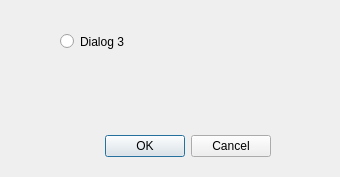
<?xml version="1.0" encoding="UTF-8"?>
<ui version="4.0">
 <class>Dialog_3_Window</class>
 <widget class="QDialog" name="Dialog_3_Window">
  <property name="geometry">
   <rect>
    <x>0</x>
    <y>0</y>
    <width>340</width>
    <height>177</height>
   </rect>
  </property>
  <property name="windowTitle">
   <string>Dialog</string>
  </property>
  <widget class="QDialogButtonBox" name="buttonBox">
   <property name="geometry">
    <rect>
     <x>-70</x>
     <y>130</y>
     <width>341</width>
     <height>32</height>
    </rect>
   </property>
   <property name="orientation">
    <enum>Qt::Horizontal</enum>
   </property>
   <property name="standardButtons">
    <set>QDialogButtonBox::Cancel|QDialogButtonBox::Ok</set>
   </property>
  </widget>
  <widget class="QRadioButton" name="dialog_3_radio_button">
   <property name="geometry">
    <rect>
     <x>60</x>
     <y>30</y>
     <width>112</width>
     <height>23</height>
    </rect>
   </property>
   <property name="text">
    <string>Dialog 3</string>
   </property>
  </widget>
 </widget>
 <resources/>
 <connections>
  <connection>
   <sender>buttonBox</sender>
   <signal>accepted()</signal>
   <receiver>Dialog_3_Window</receiver>
   <slot>accept()</slot>
   <hints>
    <hint type="sourcelabel">
     <x>248</x>
     <y>254</y>
    </hint>
    <hint type="destinationlabel">
     <x>157</x>
     <y>274</y>
    </hint>
   </hints>
  </connection>
  <connection>
   <sender>buttonBox</sender>
   <signal>rejected()</signal>
   <receiver>Dialog_3_Window</receiver>
   <slot>reject()</slot>
   <hints>
    <hint type="sourcelabel">
     <x>316</x>
     <y>260</y>
    </hint>
    <hint type="destinationlabel">
     <x>286</x>
     <y>274</y>
    </hint>
   </hints>
  </connection>
 </connections>
</ui>
